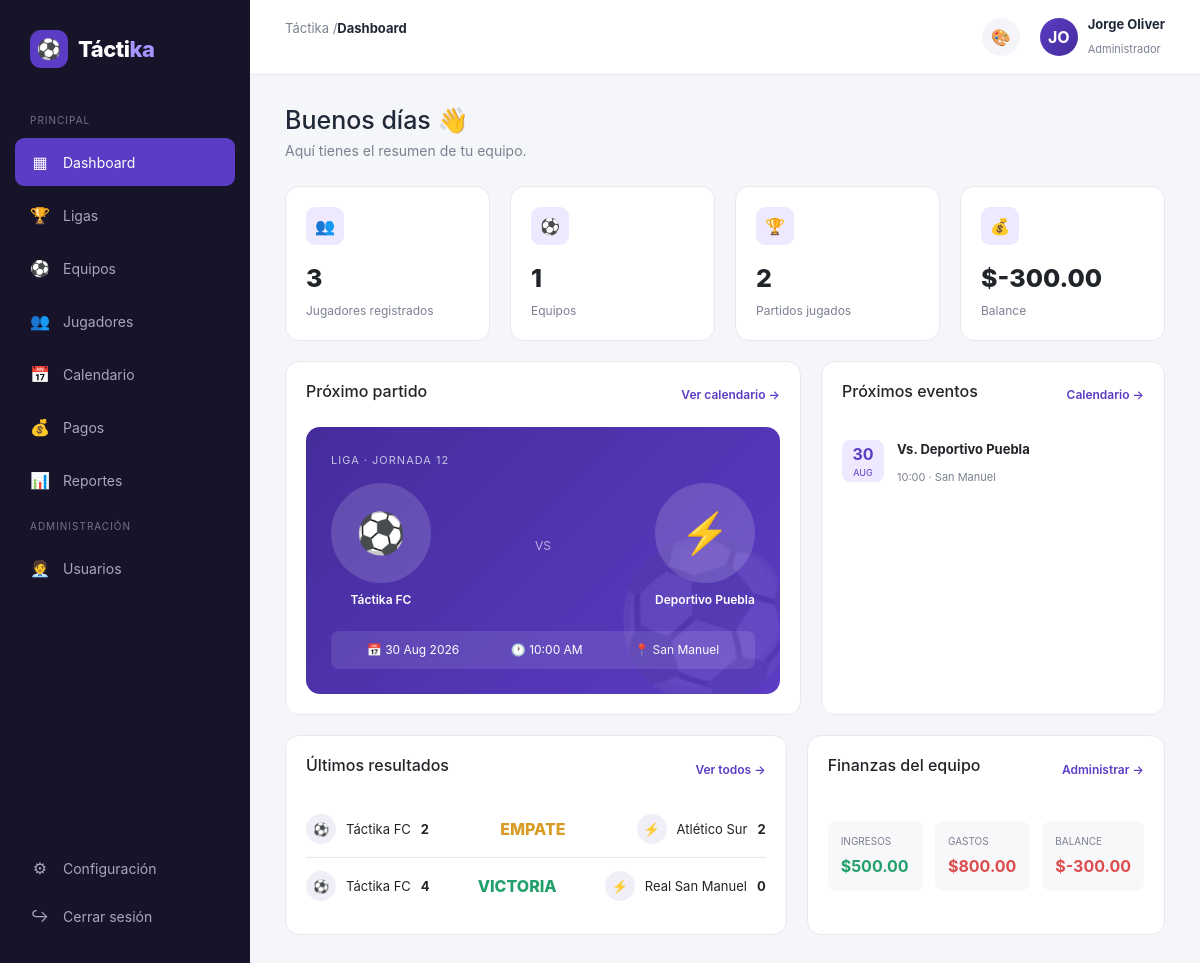
Page /public/dashboard (signed in) on the committed database.
### tables this page shows
CREATE TABLE IF NOT EXISTS partidos (
    id INT AUTO_INCREMENT PRIMARY KEY,
    liga_id INT NULL,
    equipo_id INT NULL,
    rival VARCHAR(100) NOT NULL,
    fecha DATE NOT NULL,
    hora TIME NOT NULL,
    sede VARCHAR(150),
    tipo ENUM('local', 'visitante') NOT NULL DEFAULT 'local',
    competencia VARCHAR(100),
    jornada VARCHAR(50),
    goles_favor INT NULL,
    goles_contra INT NULL,
    estado ENUM('programado', 'jugado', 'cancelado') NOT NULL DEFAULT 'programado',
    created_at TIMESTAMP DEFAULT CURRENT_TIMESTAMP,
    FOREIGN KEY (liga_id) REFERENCES ligas(id) ON DELETE SET NULL,
    FOREIGN KEY (equipo_id) REFERENCES equipos(id) ON DELETE SET NULL
);

CREATE TABLE IF NOT EXISTS equipos (
    id INT AUTO_INCREMENT PRIMARY KEY,
    liga_id INT NULL,
    nombre VARCHAR(100) NOT NULL,
    categoria VARCHAR(50),
    temporada VARCHAR(20),
    escudo VARCHAR(255),
    fecha_ingreso DATE NULL,
    sede VARCHAR(150),
    representante_id INT NULL,
    dt_id INT NULL,
    created_at TIMESTAMP DEFAULT CURRENT_TIMESTAMP,
    FOREIGN KEY (liga_id) REFERENCES ligas(id) ON DELETE SET NULL,
    FOREIGN KEY (representante_id) REFERENCES staff(id) ON DELETE SET NULL,
    FOREIGN KEY (dt_id) REFERENCES staff(id) ON DELETE SET NULL
);

### app/controllers/DashboardController.php (called while the page is built)
<?php
class DashboardController extends Controller
{
    public function index(): void
    {
        $rol = $_SESSION['usuario_rol'] ?? '';
        $misEquipos = $this->misEquiposIds();
        $partidoModel = $this->model('Partido');
        $data = [
            'titulo' => 'Dashboard',
            'activeMenu' => 'dashboard',
            'totalPartidosJugados' => $partidoModel->contarJugados($misEquipos),
            'totalPartidos' => $partidoModel->contarTodos($misEquipos),
            'proximosPartidos' => $partidoModel->proximos(4, $misEquipos),
            'ultimosResultados' => $partidoModel->ultimosResultados(4, $misEquipos),
        ];
        if ($rol !== 'jugador') {
            $equipoModel = $this->model('Equipo');
            $jugadorModel = $this->model('Jugador');
            $pagoModel = $this->model('Pago');
            $data['totalJugadores'] = count($jugadorModel->conEquipo($misEquipos));
            $data['totalEquipos'] = count($equipoModel->conLiga($misEquipos));
            $data['resumenFinanciero'] = $pagoModel->resumen($misEquipos);
        } else {
            $data['totalEquipos'] = count($this->model('Equipo')->conLiga($misEquipos));
        }
        $this->view('dashboard/index', $data);
    }
}

### app/core/App.php (called while the page is built, shortened)
<?php
class App
{
    protected string $method = 'index';
    public function __construct()
    {
        $url = $this->parseUrl();
        if (!empty($url[0]) && file_exists(APP_PATH . '/controllers/' . ucfirst($url[0]) . 'Controller.php')) {
            unset($url[0]);
        }
        $controller = new $this->controllerName();
        $this->params = $url ? array_values($url) : [];
        call_user_func_array([$controller, $this->method], $this->params);
    }
    protected function parseUrl(): array
    {
        if (isset($_GET['url'])) {
            $url = rtrim($_GET['url'], '/');
            $url = filter_var($url, FILTER_SANITIZE_URL);
            return explode('/', $url);
        }
        return [];
    }
}

### public/index.php (called while the page is built, shortened)
<?php
spl_autoload_register(function ($class) {
    $paths = [
        APP_PATH . '/core/' . $class . '.php',
        APP_PATH . '/controllers/' . $class . '.php',
        APP_PATH . '/models/' . $class . '.php',
    ];
    foreach ($paths as $path) {
        if (file_exists($path)) {
            return;
        }
    }
});
new App();

### app/core/Model.php (called while the page is built, shortened)
<?php
abstract class Model
{
    public function __construct()
    {
        $this->db = Database::getConnection();
    }
}

### app/core/Database.php (called while the page is built)
<?php
class Database
{
    private static ?PDO $instance = null;
    public static function getConnection(): PDO
    {
        if (self::$instance === null) {
            $dsn = 'mysql:host=' . DB_HOST . ';dbname=' . DB_NAME . ';charset=' . DB_CHARSET;
            try {
                self::$instance = new PDO($dsn, DB_USER, DB_PASS, [
                    PDO::ATTR_ERRMODE => PDO::ERRMODE_EXCEPTION,
                    PDO::ATTR_DEFAULT_FETCH_MODE => PDO::FETCH_ASSOC,
                    PDO::ATTR_EMULATE_PREPARES => false,
                ]);
            } catch (PDOException $e) {
                die('Error de conexión a la base de datos: ' . $e->getMessage());
            }
        }
        return self::$instance;
    }
}

### app/models/Partido.php (called while the page is built, shortened)
<?php
class Partido extends Model
{
    public function proximos(int $limite = 5, ?array $equipoIds = null): array
    {
        return $this->porEstado('programado', 'p.fecha ASC, p.hora ASC', $limite, $equipoIds);
    }
    public function ultimosResultados(int $limite = 5, ?array $equipoIds = null): array
    {
        return $this->porEstado('jugado', 'p.fecha DESC, p.hora DESC', $limite, $equipoIds);
    }
    private function porEstado(string $estado, string $orden, int $limite, ?array $equipoIds): array
    {
        $sql = "SELECT p.*, e.nombre AS equipo_nombre, e.escudo AS equipo_escudo, r.escudo AS rival_escudo
                FROM partidos p
                LEFT JOIN equipos e ON e.id = p.equipo_id
                LEFT JOIN equipos r ON r.nombre = p.rival
                WHERE p.estado = ?";
        $params = [$estado];
        $sql .= " ORDER BY {$orden} LIMIT " . (int) $limite;
        $stmt = $this->db->prepare($sql);
        $stmt->execute($params);
        return $stmt->fetchAll();
    }
    public function contarTodos(?array $equipoIds = null): int
    {
        return $this->contarPorEstado(null, $equipoIds);
    }
    public function contarJugados(?array $equipoIds = null): int
    {
        return $this->contarPorEstado('jugado', $equipoIds);
    }
    private function contarPorEstado(?string $estado, ?array $equipoIds): int
    {
        $sql = 'SELECT COUNT(*) FROM partidos WHERE 1 = 1';
        $params = [];
        if ($estado !== null) {
            $sql .= ' AND estado = ?';
            $params[] = $estado;
        }
        $stmt = $this->db->prepare($sql);
        $stmt->execute($params);
        return (int) $stmt->fetchColumn();
    }
}

### app/views/dashboard/index.php (the view, shortened to what this page needs)
<?php $esJugador = ($_SESSION['usuario_rol'] ?? '') === 'jugador'; ?>
<div class="welcome">
    <h1>Buenos días 👋</h1>
    <p>Aquí tienes el resumen de tu equipo.</p>
</div>
<?php if ($esJugador): ?>
    <div class="grid" style="grid-template-columns: minmax(0, 220px);">
        <div class="card stat-card">
            <div class="stat-icon">🏆</div>
            <div class="stat-number"><?= $totalPartidosJugados ?></div>
            <div class="stat-label">Partidos jugados</div>
        </div>
    </div>
<?php else: ?>
    <div class="grid stats-grid">
        <div class="card stat-card">
            <div class="stat-icon">👥</div>
            <div class="stat-number"><?= $totalJugadores ?></div>
            <div class="stat-label">Jugadores registrados</div>
        </div>
        <div class="card stat-card">
            <div class="stat-icon">⚽</div>
            <div class="stat-number"><?= $totalEquipos ?></div>
            <div class="stat-label">Equipos</div>
        </div>
        <div class="card stat-card">
            <div class="stat-icon">🏆</div>
            <div class="stat-number"><?= $totalPartidosJugados ?></div>
            <div class="stat-label">Partidos jugados</div>
        </div>
        <div class="card stat-card">
            <div class="stat-icon">💰</div>
            <div class="stat-number">$<?= number_format($resumenFinanciero['balance'], 2) ?></div>
            <div class="stat-label">Balance</div>
        </div>
    </div>
<?php endif; ?>
<div class="grid <?= $esJugador ? '' : 'main-grid' ?>" style="margin-top:20px;<?= $esJugador ? ' grid-template-columns: 1fr;' : '' ?>">
    <div class="card">
        <div class="section-header">
            <h2>Próximo partido</h2>
            <a href="<?= BASE_URL ?>/partidos">Ver calendario →</a>
        </div>
        <?php if ($totalEquipos <= 1 && $totalPartidos === 0): ?>
            <p class="text-muted">Sin partidos pendientes.</p>
        <?php elseif (!empty($proximosPartidos)): ?>
            <?php $siguiente = $proximosPartidos[0]; ?>
            <div class="match-card">
                <div class="match-label">
                    <?= htmlspecialchars($siguiente['competencia'] ?? 'Liga') ?> · <?= htmlspecialchars($siguiente['jornada'] ?? '') ?>
                </div>
                <div class="match-info">
                    <div class="team">
                        <div class="team-logo">
                            <?php if (!empty($siguiente['equipo_escudo'])): ?>
                                <img src="<?= BASE_URL . '/' . htmlspecialchars($siguiente['equipo_escudo']) ?>" alt="Escudo">
                            <?php else: ?>
                                ⚽
                            <?php endif; ?>
                        </div>
                        <div class="team-name"><?= htmlspecialchars($siguiente['equipo_nombre'] ?? APP_NAME) ?></div>
                    </div>
                    <div class="vs">VS</div>
                    <div class="team">
                        <div class="team-logo">
                            <?php if (!empty($siguiente['rival_escudo'])): ?>
                                <img src="<?= BASE_URL . '/' . htmlspecialchars($siguiente['rival_escudo']) ?>" alt="Escudo">
                            <?php else: ?>
                                ⚡
                            <?php endif; ?>
                        </div>
                        <div class="team-name"><?= htmlspecialchars($siguiente['rival']) ?></div>
                    </div>
                </div>
                <div class="match-date">
                    <span>📅 <?= date('d M Y', strtotime($siguiente['fecha'])) ?></span>
                    <span>🕐 <?= date('h:i A', strtotime($siguiente['hora'])) ?></span>
                    <span>📍 <?= htmlspecialchars($siguiente['sede'] ?? 'Por definir') ?></span>
                </div>
            </div>
        <?php else: ?>
            <p class="text-muted">No hay partidos programados.</p>
        <?php endif; ?>
    </div>
    <?php if (!$esJugador): ?>
        <div class="card">
            <div class="section-header">
                <h2>Próximos eventos</h2>
                <a href="<?= BASE_URL ?>/partidos">Calendario →</a>
            </div>
            <?php if (!empty($proximosPartidos)): ?>
                <?php foreach ($proximosPartidos as $partido): ?>
                    <div class="event">
                        <div class="event-date">
                            <strong><?= date('d', strtotime($partido['fecha'])) ?></strong>
                            <span><?= date('M', strtotime($partido['fecha'])) ?></span>
                        </div>
                        <div class="event-info">
                            <strong>Vs. <?= htmlspecialchars($partido['rival']) ?></strong>
                            <span><?= date('H:i', strtotime($partido['hora'])) ?> · <?= htmlspecialchars($partido['sede'] ?? '') ?></span>
                        </div>
                    </div>
                <?php endforeach; ?>
            <?php else: ?>
                <p class="text-muted">Sin eventos próximos.</p>
            <?php endif; ?>
        </div>
    <?php endif; ?>
</div>
<div class="grid <?= $esJugador ? '' : 'bottom-grid' ?>" style="margin-top:20px;<?= $esJugador ? ' grid-template-columns: 1fr;' : '' ?>">
    <div class="card">
        <div class="section-header">
            <h2>Últimos resultados</h2>
            <a href="<?= BASE_URL ?>/partidos">Ver todos →</a>
        </div>
        <?php if (!empty($ultimosResultados)): ?>
            <?php foreach ($ultimosResultados as $r): ?>
                <?php
                    $clase = 'draw';
                    $texto = 'EMPATE';
                    if ($r['goles_favor'] > $r['goles_contra']) { $clase = 'win'; $texto = 'VICTORIA'; }
                ?>
                <div class="result">
                    <div class="result-team">
                        <div class="mini-logo">
                            <?php if (!empty($r['equipo_escudo'])): ?>
                                <img src="<?= BASE_URL . '/' . htmlspecialchars($r['equipo_escudo']) ?>" alt="Escudo">
                            <?php else: ?>
                                ⚽
                            <?php endif; ?>
                        </div>
                        <?= htmlspecialchars($r['equipo_nombre'] ?? APP_NAME) ?>
                        <strong><?= $r['goles_favor'] ?></strong>
                    </div>
                    <div class="score <?= $clase ?>"><?= $texto ?></div>
                    <div class="result-team">
                        <div class="mini-logo">
                            <?php if (!empty($r['rival_escudo'])): ?>
                                <img src="<?= BASE_URL . '/' . htmlspecialchars($r['rival_escudo']) ?>" alt="Escudo">
                            <?php else: ?>
                                ⚡
                            <?php endif; ?>
                        </div>
                        <?= htmlspecialchars($r['rival']) ?>
                        <strong><?= $r['goles_contra'] ?></strong>
                    </div>
                </div>
            <?php endforeach; ?>
        <?php else: ?>
            <p class="text-muted">Aún no hay resultados registrados.</p>
        <?php endif; ?>
    </div>
    <?php if (!$esJugador): ?>
        <div class="card">
            <div class="section-header">
                <h2>Finanzas del equipo</h2>
                <a href="<?= BASE_URL ?>/pagos">Administrar →</a>
            </div>
            <div class="finance">
                <div class="finance-item">
                    <span>INGRESOS</span>
                    <strong class="positive">$<?= number_format($resumenFinanciero['ingresos'], 2) ?></strong>
                </div>
                <div class="finance-item">
                    <span>GASTOS</span>
                    <strong class="negative">$<?= number_format($resumenFinanciero['gastos'], 2) ?></strong>
                </div>
                <div class="finance-item">
                    <span>BALANCE</span>
                    <strong class="<?= $resumenFinanciero['balance'] >= 0 ? 'positive' : 'negative' ?>">
                        $<?= number_format($resumenFinanciero['balance'], 2) ?>
                    </strong>
                </div>
            </div>
        </div>
    <?php endif; ?>
</div>

### rows in the picture
partidos: competencia "LIGA", jornada "JORNADA 12", equipo.nombre "Táctika FC", rival "Deportivo Puebla", fecha "30 Aug 2026", hora "10:00 AM", sede "San Manuel", fecha "30", fecha "AUG", hora "10:00"
partidos: equipo.nombre "Táctika FC", goles_favor "2", texto "EMPATE", rival "Atlético Sur", goles_contra "2"
partidos: equipo.nombre "Táctika FC", goles_favor "4", texto "VICTORIA", rival "Real San Manuel", goles_contra "0"

### other values in the picture
APP_NAME "Táctika"
$titulo "Dashboard"
substr($_SESSION['usuario_nombre'] ?? '', 0, 2) "JO"
$_SESSION['usuario_nombre'] "Jorge Oliver"
$_SESSION['usuario_rol'] "Administrador"
$totalJugadores "3"
$totalEquipos "1"
$totalPartidosJugados "2"
$resumenFinanciero['balance'] "-300.00"
$resumenFinanciero['ingresos'] "500.00"
$resumenFinanciero['gastos'] "800.00"
